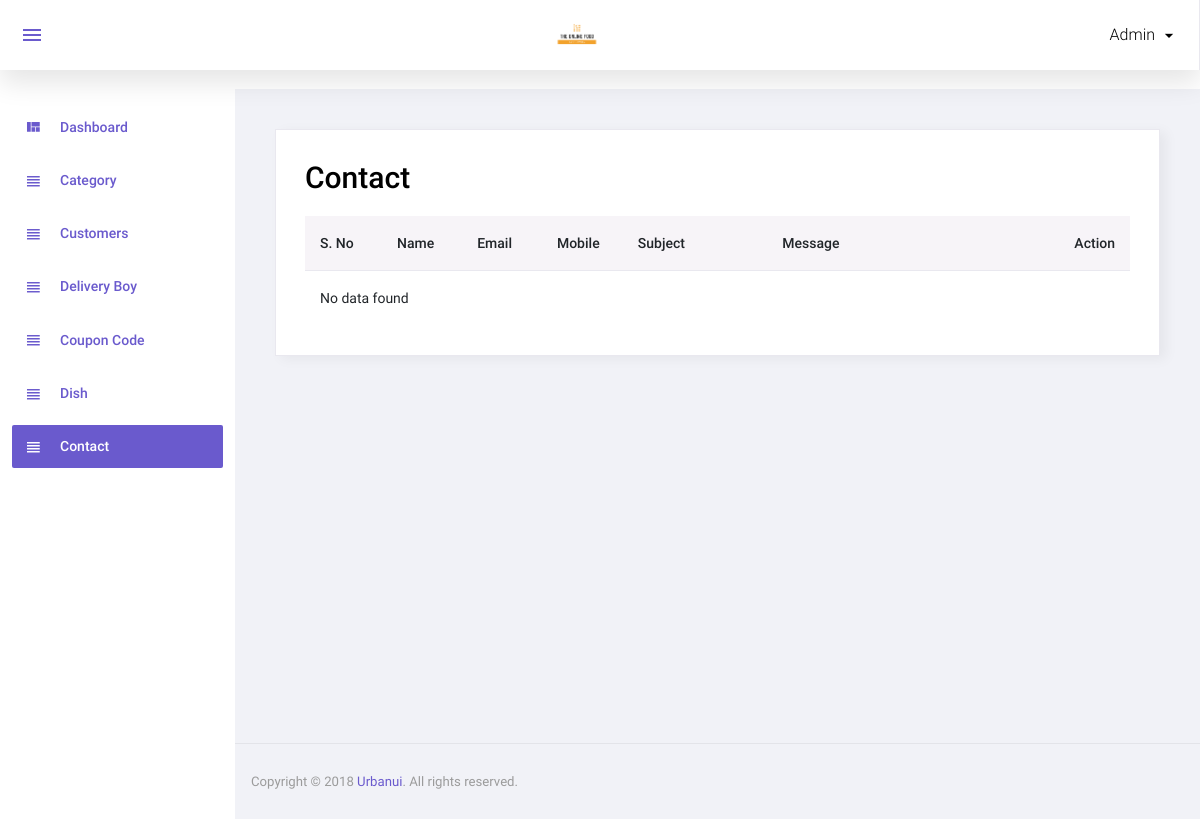
/admin/contact_admin.php (signed in), run on an earlier commit of the app's database.
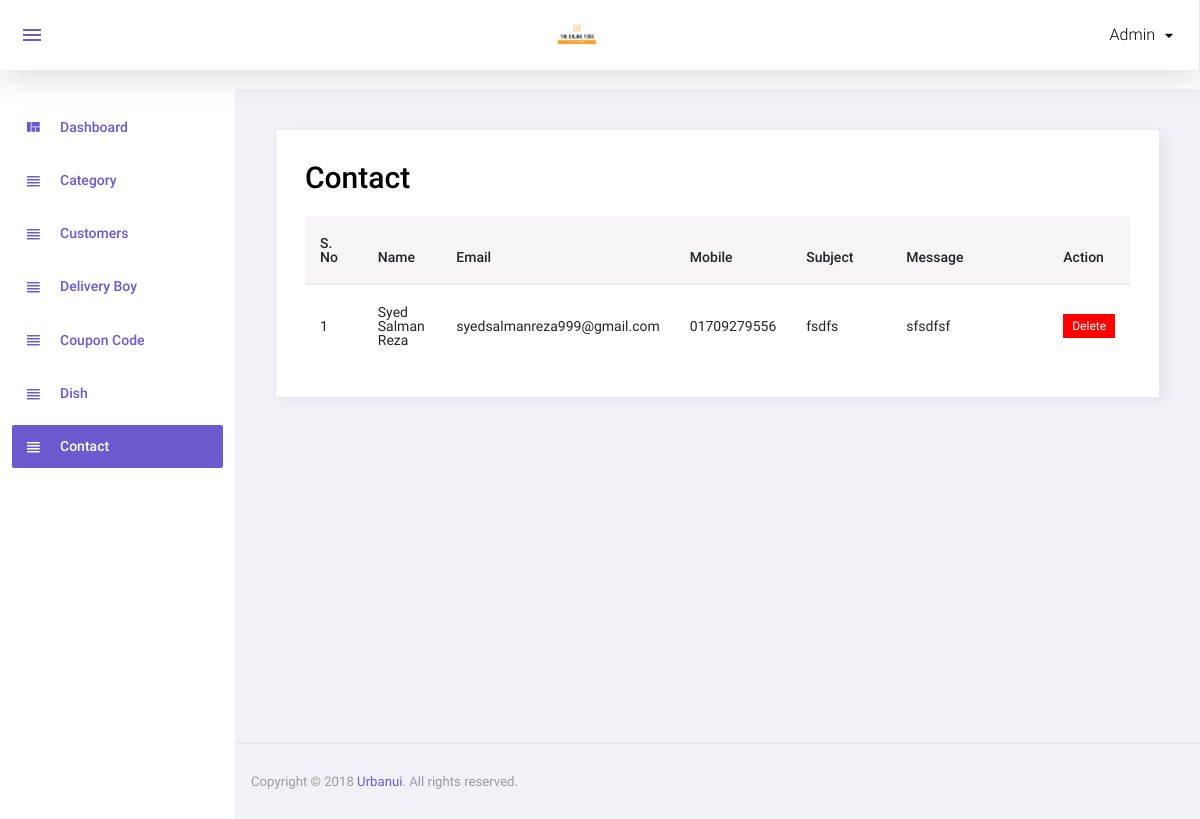
And on a later commit of the database.
### tables this page shows
CREATE TABLE `contact_us` (
  `id` int(11) NOT NULL,
  `name` varchar(100) NOT NULL,
  `email` varchar(100) NOT NULL,
  `mobile` varchar(15) NOT NULL,
  `subject` varchar(200) NOT NULL,
  `message` text NOT NULL,
  `added_on` datetime NOT NULL
);

### admin/contact_admin.php (the view, shortened to what this page needs)
<?php
include('top.php');
$sql="select * from contact_us order by id";
$res=mysqli_query($con,$sql);
?>
    <div class="card">
        <div class="card-body">
            <h1 class="grid_title">Contact</h1>
            <div class="row grid_box">
                <div class="col-12">
                    <div class="table-responsive">
                        <table id="order-listing" class="table">
                            <thead>
                            <tr>
                                <th width="10%">S. No</th>
                                <th width="10%">Name</th>
                                <th width="10%">Email</th>
                                <th width="10%">Mobile</th>
                                <th width="19%">Subject</th>
                                <th width="40%">Message</th>
                                <th width="10%">Action</th>
                            </tr>
                            </thead>
                            <tbody>
                            <?php if(mysqli_num_rows($res)>0){
                                $i=1;
                                while($row=mysqli_fetch_assoc($res)){
                                    ?>
                                    <tr>
                                        <td><?php echo $i?></td>
                                        <td><?php echo $row['name']?></td>
                                        <td><?php echo $row['email']?></td>
                                        <td><?php echo $row['mobile']?></td>
                                        <td><?php echo $row['subject']?></td>
                                        <td><?php echo $row['message']?></td>
                                        <td>
                                            <a href="?id=<?php echo $row['id']?>&type=delete"><label class="badge badge-danger delete_red hand_cursor">Delete</label></a>
                                        </td>
                                    </tr>
                                    <?php
                                    $i++;
                                } } else { ?>
                                <tr>
                                    <td colspan="5">No data found</td>
                                </tr>
                            <?php } ?>
                            </tbody>
                        </table>
                    </div>
                </div>
            </div>
        </div>
    </div>
<?php include('footer.php');?>

What changed in the data, as far as the page shows it:
added contact_us: name "Syed Salman Reza", email "syedsalmanreza999@gmail.com", mobile "01709279556", subject "fsdfs", message "sfsdfsf"
Also different on the page:
text no longer shown: "No data found"
